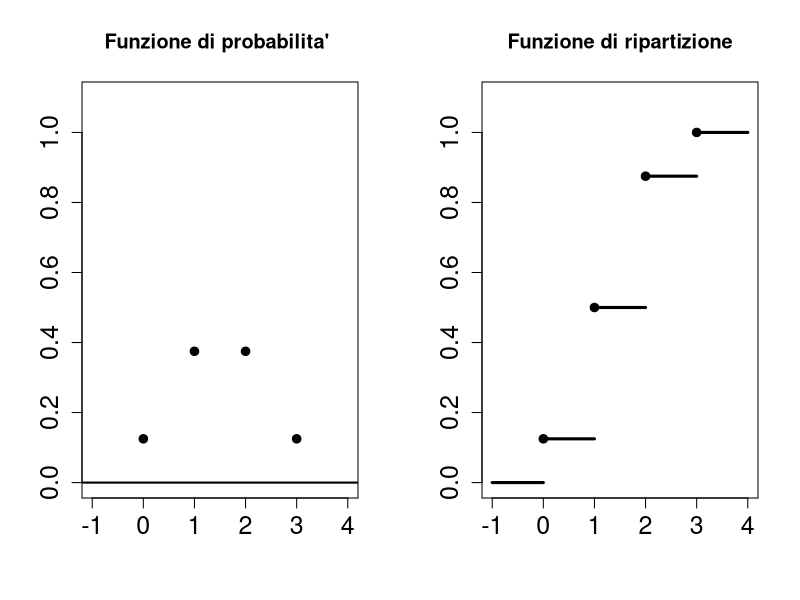
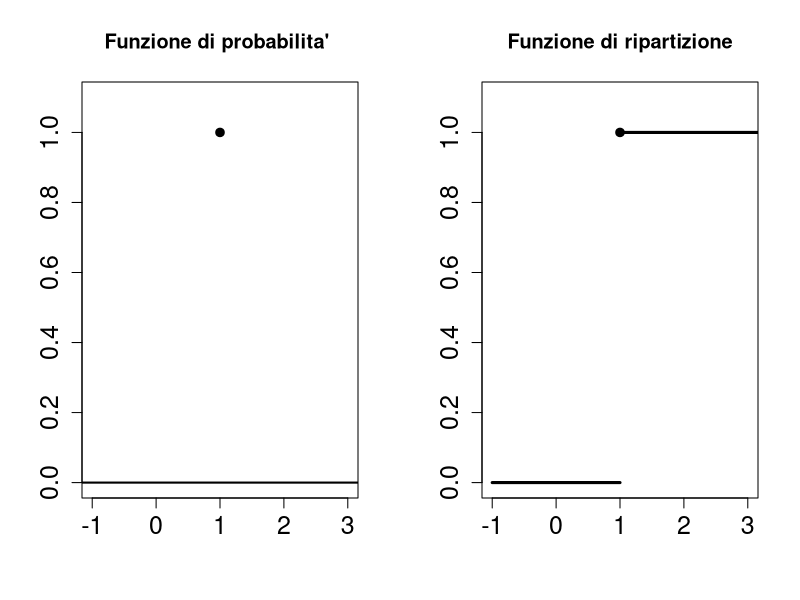
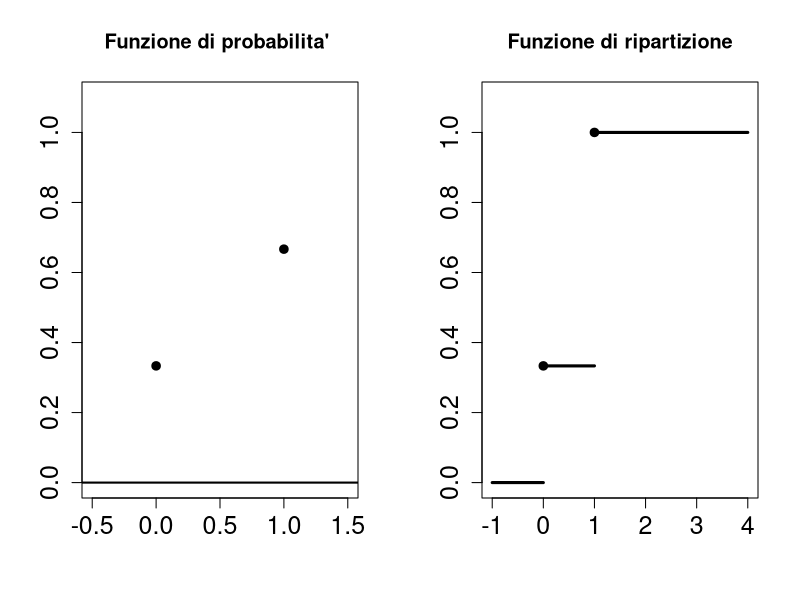
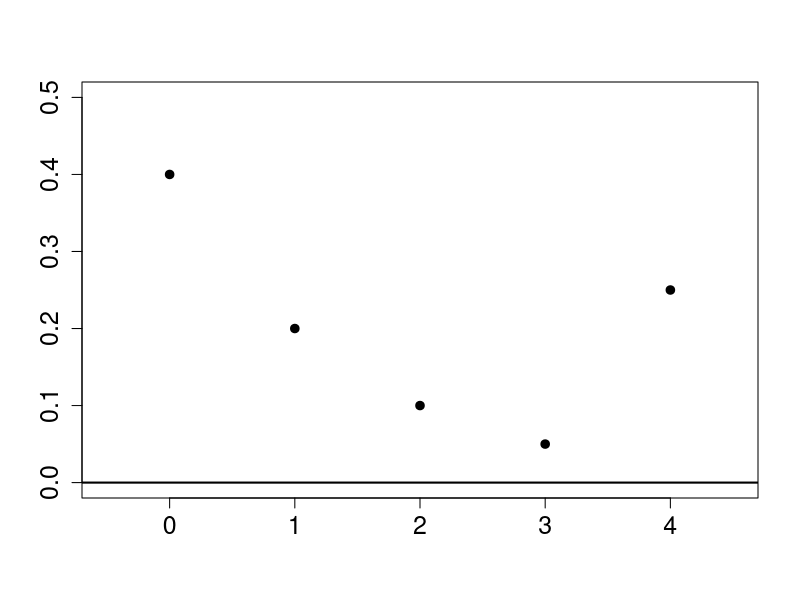
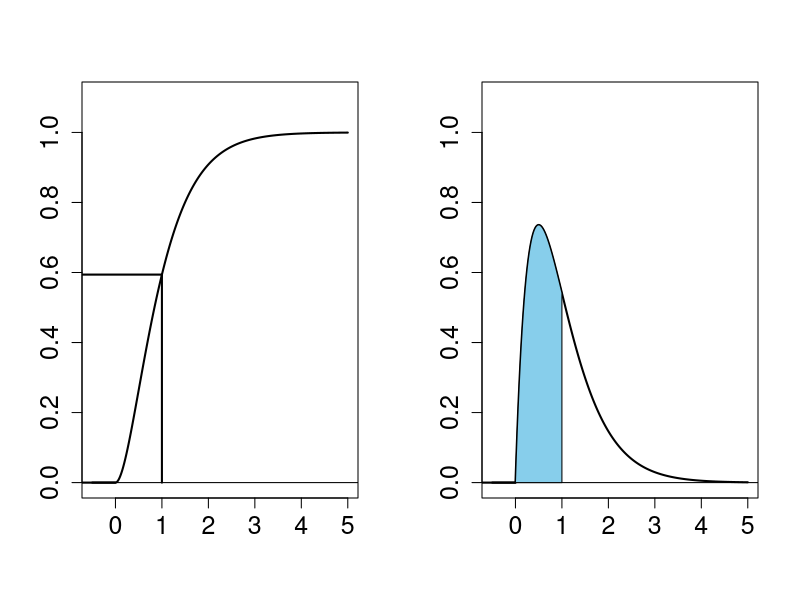
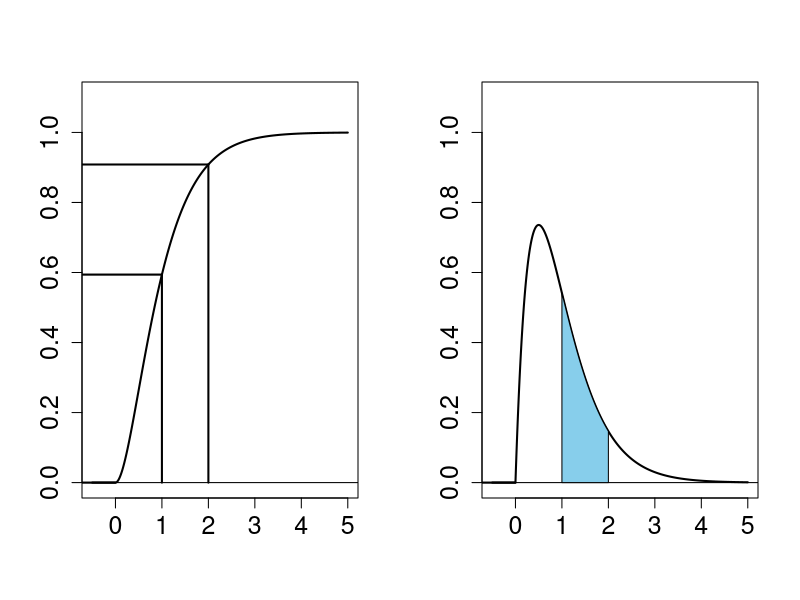
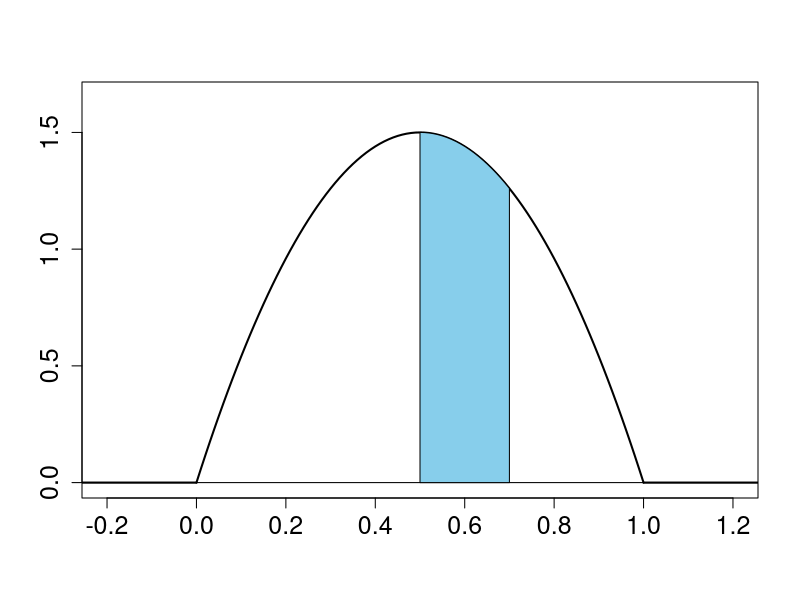
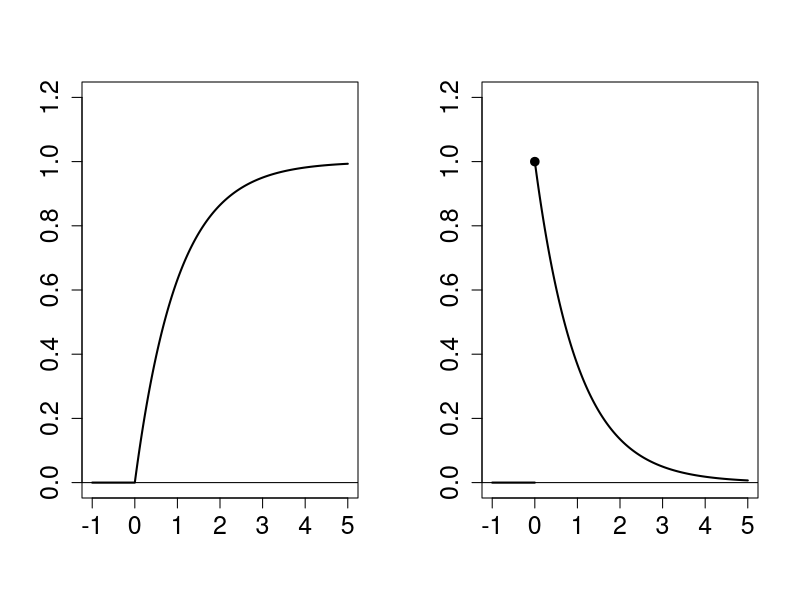

R code for these plots, in order:
###### LABORATORIO LEZIONE 5 ######


### Variabili casuali discrete ###

# Moneta #

par(mfrow=c(1,2))
# funzione di probabilita'
plot(c(0,1,2,3),c(1/8,3/8,3/8,1/8),pch=19,lwd=2,xlim=c(-1,4),ylim=c(0,1.1),cex.axis=1.5,xlab=" ",ylab=" ",main = "Funzione di probabilita' ")
abline(0,0,lwd=2)
# funzione di ripartizione
plot(c(0,1,2,3),c(1/8,4/8,7/8,8/8),pch=19,lwd=2,xlim=c(-1,4),ylim=c(0,1.1),cex.axis=1.5,xlab=" ",ylab=" ",main = "Funzione di ripartizione")
segments(-1,0,0,0,lwd=3)
segments(0,1/8,1,1/8,lwd=3)
segments(1,4/8,2,4/8,lwd=3)
segments(2,7/8,3,7/8,lwd=3)
segments(3,8/8,4,8/8,lwd=3)
par(mfrow=c(1,1))

# Variabile casuale degenere #

par(mfrow=c(1,2))
plot(1,1,pch=19,lwd=2,xlim=c(-1,3),ylim=c(0,1.1),cex.axis=1.5,xlab=" ",ylab=" ",main = "Funzione di probabilita' ")
abline(0,0,lwd=2)
plot(c(1),c(1),pch=19,lwd=2,xlim=c(-1,3),ylim=c(0,1.1),cex.axis=1.5,xlab=" ",ylab=" ",main = "Funzione di ripartizione")
segments(-1,0,1,0,lwd=3)
segments(1,1,4,1,lwd=3)
par(mfrow=c(1,1))

# Variabile casuale bernoulliana #

par(mfrow=c(1,2))
plot(c(0,1),c(1/3,2/3),pch=19,lwd=2,xlim=c(-0.5,1.5),ylim=c(0,1.1),cex.axis=1.5,xlab=" ",ylab=" ",main = "Funzione di probabilita' ")
abline(0,0,lwd=2)
plot(c(0,1),c(1/3,1),pch=19,lwd=2,xlim=c(-1,4),ylim=c(0,1.1),cex.axis=1.5,xlab=" ",ylab=" ",main = "Funzione di ripartizione")
segments(-1,0,0,0,lwd=3)
segments(0,1/3,1,1/3,lwd=3)
segments(1,1,4,1,lwd=3)
par(mfrow=c(1,1))

# Interruzioni #

plot(c(0,1,2,3,4),c(0.4,0.2,0.1,0.05,0.25),pch=19,lwd=2,xlim=c(-0.5,4.5),ylim=c(0,0.5),cex.axis=1.5,xlab=" ",ylab=" ")
abline(0,0,lwd=2)


### Variabili casuali continue ###

# Esempio variabile casuale continua #

par(mfrow=c(1,2))
xx<-seq(-0.5,5,0.01)
# pgamma() e' la il comando che fornisce la funzione di ripartizione di una variabile casuale gamma
plot(xx,pgamma(xx,2,2),type='l',lwd=2,xlim=c(-0.5,5),ylim=c(0,1.1),cex.axis=1.5,xlab=" ",ylab=" ")
abline(0,0,lwd=1)
segments(-1,0,0,0,lwd=2)
segments(1,0,1,pgamma(c(1),2,2),lwd=2)
segments(1,pgamma(c(1),2,2),-1.3,pgamma(c(1),2,2),lwd=2)

# dgamma() e' il comando che fornisce la funzione di densita' di una variabile casuale gamma
plot(xx,dgamma(xx,2,2),type='l',lwd=2,xlim=c(-0.5,5),ylim=c(0,1.1),cex.axis=1.5,xlab=" ",ylab=" ")
abline(0,0,lwd=1)
segments(-1,0,0,0,lwd=2)
x1<-seq(0,1,0.01)
polygon(c(x1,1),c(dgamma(x1,2,2),0),col="skyblue")
par(mfrow=c(1,1))

par(mfrow=c(1,2))
xx<-seq(-0.5,5,0.01)
plot(xx,pgamma(xx,2,2),type='l',lwd=2,xlim=c(-0.5,5),ylim=c(0,1.1),cex.axis=1.5,xlab=" ",ylab=" ")
abline(0,0,lwd=1)
segments(-1,0,0,0,lwd=2)
segments(1,0,1,pgamma(c(1),2,2),lwd=2)
segments(1,pgamma(c(1),2,2),-1.3,pgamma(c(1),2,2),lwd=2)
segments(2,0,2,pgamma(c(2),2,2),lwd=2)
segments(2,pgamma(c(2),2,2),-1.3,pgamma(c(2),2,2),lwd=2)

plot(xx,dgamma(xx,2,2),type='l',lwd=2,xlim=c(-0.5,5),ylim=c(0,1.1),cex.axis=1.5,xlab=" ",ylab=" ")
abline(0,0,lwd=1)
segments(-1,0,0,0,lwd=2)
x1<-seq(1,2,0.01)
polygon(c(1,x1,2),c(0,dgamma(x1,2,2),0),col="skyblue")
par(mfrow=c(1,1))

# Internet #

xx<-seq(0,1,0.01)
plot(xx,6*xx-6*xx^2,xlim=c(-0.2,1.2),ylim=c(0,1.65),type='l',lwd=2,cex.axis=1.5,xlab=" ",ylab=" ")
abline(0,0,lwd=1)
segments(-0.5,0,0,0,lwd=2)
segments(1,0,1.5,0,lwd=2)
x1<-seq(0.5,0.7,0.01)
polygon(c(0.5,x1,0.7),c(0,6*x1-6*x1^2,0),col="skyblue")

# Variabile casuale esponenziale #

par(mfrow=c(1,2))
xx<-seq(-1,5,0.01)
# pexp() e' il comando che fornisce la funzione di ripartizione di una variabile casuale esponenziale
plot(xx,pexp(xx,1),xlim=c(-1,5),ylim=c(0,1.2),type='l',lwd=2,cex.axis=1.5,xlab=" ",ylab=" ")
abline(0,0,lwd=1)

xx1<-seq(0,5,0.01)
# dexp() e' il comando che fornisce la funzione di densita' di una variabile casuale esponenziale
plot(xx1,dexp(xx1,1),xlim=c(-1,5),ylim=c(0,1.2),type='l',lwd=2,cex.axis=1.5,xlab=" ",ylab=" ")
abline(0,0,lwd=1)
points(0,dexp(0,1),pch=19,lwd=2)
segments(-1,0,0,0,lwd=2)
par(mfrow=c(1,1))

# Variabile casuale uniforme continua #

par(mfrow=c(1,2))
xx<-seq(-0.5,1.5,0.01)
# punif() e' il comando che fornisce la funzione di ripatizione di una variabile casuale uniforme continua
plot(xx,punif(xx,0,1),xlim=c(-0.5,1.5),ylim=c(0,1.2),type='l',lwd=2,cex.axis=1.5,xlab=" ",ylab=" ")
abline(0,0,lwd=1)

xx1<-seq(0,1,0.01)
# dunif() e' il comando che fornisce la funzione di densita' di una variabile casuale uniforme continua
plot(xx1,dunif(xx1,0,1),xlim=c(-0.5,1.5),ylim=c(0,1.2),type='l',lwd=2,cex.axis=1.5,xlab=" ",ylab=" ")
abline(0,0,lwd=1)
segments(-0.5,0,0,0,lwd=2)
segments(1,0,1.5,0,lwd=2)
par(mfrow=c(1,1))

# Costante di normalizzazione #

par(mfrow=c(1,2))
xx<-seq(0,2,0.01)
plot(xx,(3/8)*xx^2,xlim=c(-1,3),ylim=c(0,1.6),type='l',lwd=2,cex.axis=1.5,xlab=" ",ylab=" ")
points(2,(3/8)*2^2,lwd=2,pch=19)
segments(-1,0,0,0,lwd=2)
segments(2,0,3,0,lwd=2)
abline(0,0,lwd=1)

plot(xx,(1/8)*xx^3,xlim=c(-1,3),ylim=c(0,1.6),type='l',lwd=2,cex.axis=1.5,xlab=" ",ylab=" ")
segments(-1,0,0,0,lwd=2)
segments(2,1,3,1,lwd=2)
abline(0,0,lwd=1)
par(mfrow=c(1,1))

# la funzione integrate calcola l'integrale di una funzione unidimensionale con una procedura numerica
fun<-function(x){(3/8)*x^2} # funzione di densita' sul supporto [0,2]
integrate(fun,0,2) # integrale della funzione di densita' sul supporto [0,2]
fun1<-function(x){x*(3/8)*x^2} 
media<-integrate(fun1,0,2) # calcolo del valore atteso
media
fun2<-function(x){x^2*(3/8)*x^2} 
media2<-integrate(fun2,0,2) # calcolo del valore atteso di X^2
media2$value-media$value^2 # varianza
# calcolo della varianza usando la definizione
fun3<-function(x){(x-media$value)^2*(3/8)*x^2} 
integrate(fun3,0,2)

# la funzione uniroot trova lo zero di una funzione su un intervallo definito
frip_me<-function(x){(1/8)*x^3-(1/2)} # funzione di ripartizione meno 1/2 sul supporto [0,2]
uniroot(frip_me,c(0,2))$root # mediana come soluzione dell'equazione F_X(x)-1/2=0


